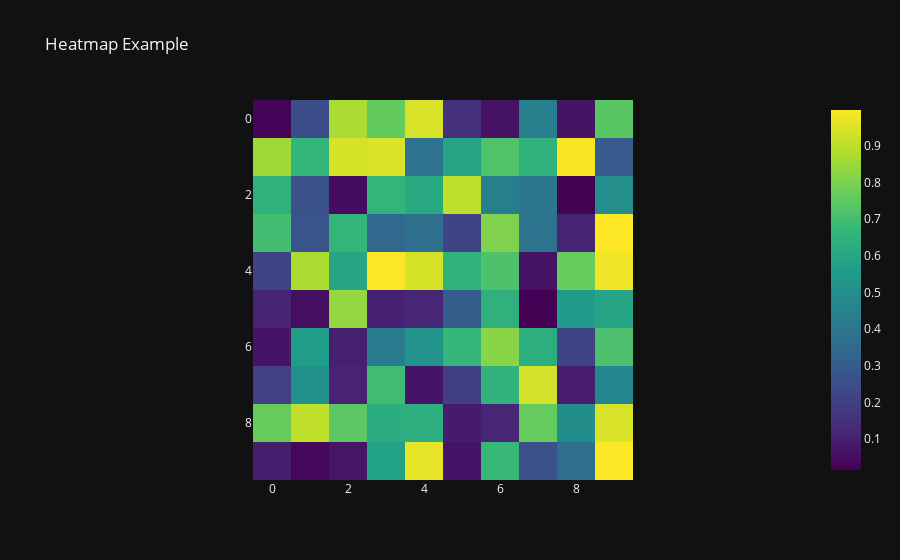

The notebook cell saved with this chart:
### Code cell
# HeatMaps
import numpy as np
import pandas as pd

# Generate random data
data = np.random.rand(10, 10)
fig = px.imshow(data, color_continuous_scale="Viridis", title="Heatmap Example")
fig.show()

### Figure 1 — Plotly figure (JSON) as saved in the notebook; plotly's stock layout.template omitted (floating-point values rounded to 4 significant figures)
{"data": [{"coloraxis": "coloraxis", "name": "0", "z": [[0.0227, 0.2514, 0.8701, 0.7582, 0.9416, 0.1526, 0.06511, 0.4379, 0.06768, 0.7394], [0.855, 0.6602, 0.935, 0.9447, 0.3846, 0.5874, 0.7204, 0.6451, 0.9896, 0.2964], [0.6408, 0.2605, 0.04823, 0.66, 0.6102, 0.8998, 0.4394, 0.4075, 0.01894, 0.4987], [0.6964, 0.2732, 0.6625, 0.3473, 0.375, 0.2182, 0.8065, 0.3936, 0.1113, 0.997], [0.2148, 0.8727, 0.5922, 0.9965, 0.9367, 0.6547, 0.7193, 0.06504, 0.7661, 0.9771], [0.1153, 0.05792, 0.8381, 0.1077, 0.1182, 0.3004, 0.6398, 0.01611, 0.5505, 0.5859], [0.06935, 0.5588, 0.1005, 0.4255, 0.5191, 0.6669, 0.8203, 0.6319, 0.2163, 0.7146], [0.2031, 0.5105, 0.1125, 0.6902, 0.07008, 0.198, 0.654, 0.932, 0.09157, 0.4653], [0.7665, 0.9034, 0.7432, 0.6245, 0.6328, 0.08964, 0.1184, 0.7637, 0.4955, 0.9401], [0.09321, 0.03229, 0.07176, 0.5832, 0.9649, 0.06924, 0.6734, 0.2647, 0.373, 0.9957]], "type": "heatmap", "xaxis": "x", "yaxis": "y", "hovertemplate": "x: %{x}<br>y: %{y}<br>color: %{z}<extra></extra>"}], "layout": {"xaxis": {"anchor": "y", "domain": [0.0, 1.0], "scaleanchor": "y", "constrain": "domain"}, "yaxis": {"anchor": "x", "domain": [0.0, 1.0], "autorange": "reversed", "constrain": "domain"}, "coloraxis": {"colorscale": [[0.0, "#440154"], [0.1111, "#482878"], [0.2222, "#3e4989"], [0.3333, "#31688e"], [0.4444, "#26828e"], [0.5556, "#1f9e89"], [0.6667, "#35b779"], [0.7778, "#6ece58"], [0.8889, "#b5de2b"], [1.0, "#fde725"]]}, "title": {"text": "Heatmap Example"}}}
